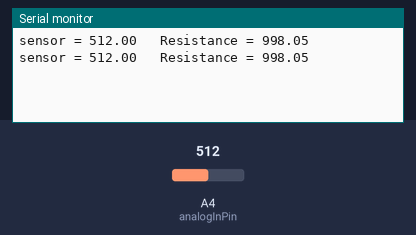
Simulated run of this sketch. Board: Arduino Uno, built with avr-gcc and run on an emulated ATmega328P. Shown: the last lines printed to the serial monitor. The inputs (shaded band) are chosen by the test bench; at power-on: A4 (analogInPin) = 512.

Above: at 1.8 s.
1.9 s: A4 (analogInPin) set to 0
At 2.8 s:
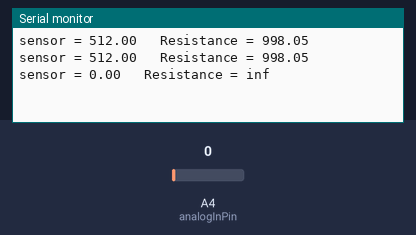
4.5 s: A4 (analogInPin) set to 122
At 5.8 s:
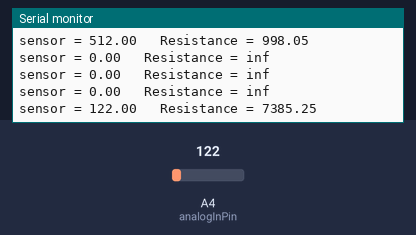

Measured:
- after the input at 1.9 s, the serial monitor: prints a new line after 0.10 s (image 1)
- after the input at 4.5 s, the serial monitor: prints a new line after 0.51 s (image 2)

The sketch:

OhmMeter.ino
```cpp
/*
 * This program implements a simple ohm meter
 * R. Kubichek, ECE Dept. University of Wyoming
 */

const int analogInPin = A4;  // Analog input pin

float sensorValue = 0;        // Analog value read from sensor
float Rref = 1000.0;        // reference resistor
float Rtest = 0.0;            // estimated resistance of DUT

void setup() {
  // initialize serial communications at 9600 bps:
  Serial.begin(9600);
}

void loop() {
  // read the analog in value:
  sensorValue = analogRead(analogInPin);
  Rtest = Rref * (1023.0-sensorValue)/sensorValue;

  // print the results to the serial monitor:
  Serial.print("sensor = " );
  Serial.print(sensorValue);
  Serial.print("\t Resistance = ");
  Serial.println(Rtest);

  delay(1000);
}
```
